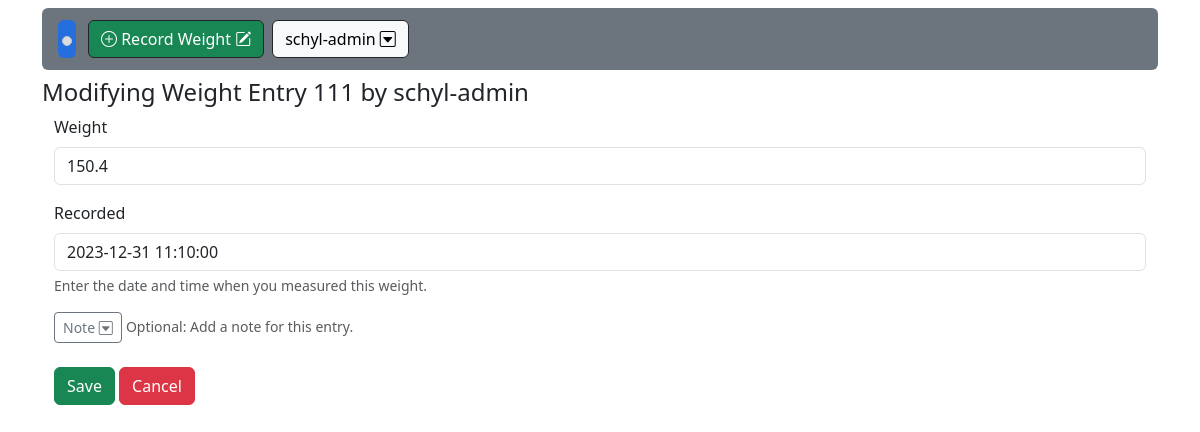
The app's page /111/edit (signed in) with its own data.
### accounts/models.py (models this page shows, shortened)
class CustomUser(AbstractUser):
    date_of_birth = models.DateField(
        null=True, blank=True, help_text="Enter your date of birth in MM/DD/YYYY format.")
    avatar = models.CharField(
        max_length=999, null=True, blank=True, help_text="Enter a url for your avatar image")
    def __str__(self):
        return self.username

### fitness/models.py (models this page shows)
class WeightEntry(models.Model):
    user = models.ForeignKey(
        settings.AUTH_USER_MODEL,
        on_delete=models.CASCADE,
        related_name="weight_entries"
    )
    weight = weight = models.DecimalField(
        blank=True, null=True, max_digits=4, decimal_places=1)
    recorded = models.DateTimeField(
        blank=True, null=True, help_text="Enter the date and time when you measured this weight.")
    note = models.TextField(
        blank=True, null=True, help_text="Optional: Add a note regarding this entry.")
    created = models.DateTimeField(auto_now_add=True)
    updated = models.DateTimeField(auto_now=True)
    def __str__(self):
        return "Entry {} by {}".format(self.pk, self.user)

### fitness/views.py (the view, shortened to what this page needs)
# urls.py: path("<int:pk>/edit", WeightEntryUpdateView.as_view(),
class WeightEntryUpdateView(LoginRequiredMixin, UserPassesTestMixin, UpdateView):
    model = WeightEntry
    template_name = "weight_entry_update.html"
    form_class = WeightEntryEditForm
    def test_func(self):
        obj = self.get_object()
        return obj.user == self.request.user

### fitness/forms.py
class WeightEntryEditForm(forms.ModelForm):
    class Meta:
        model = WeightEntry
        fields = ("weight", "recorded", "note")
        widgets = {
            'recorded': DateTimePickerInput(),
            'weight': forms.TextInput(attrs={'maxlength': "5", "onkeypress": "return isNumberKey(event)", "required": ""}),
            'note': forms.TextInput(attrs={'type': 'text'}),
        }
    def __init__(self, *args, **kwargs):
        super().__init__(*args, **kwargs)
        self.helper = FormHelper()
        self.layout = Layout(
            Fieldset('note', id="MYFORM_id",
                     css_class="form-control", title="noteForm")
        )

### templates/weight_entry_update.html (shortened to what this page needs)
{% extends 'base.html' %}
{% load crispy_forms_tags %}
{% block content %}
    <h4>Modifying Weight {{weightentry}}</h4>
    <div class="container">
        <form method="post">
            {{ form|crispy }}
            <input class="btn btn-success" type="submit" value="Save">
            <a href="{% url 'home' %}" id="cancel" name="cancel" class="btn btn-danger ml-2">Cancel</a>
        </form>
    </div>
{% endblock content %}

### templates/base.html (shortened to what this page needs)
{% load crispy_forms_tags %}
{% load static %}
<!DOCTYPE html>
<html lang="en">
<head>
    <link href="https://cdn.jsdelivr.net/npm/bootstrap@5.3.1/dist/css/bootstrap.min.css" rel="stylesheet">
    <link rel="stylesheet" href="https://cdn.jsdelivr.net/npm/bootstrap-icons@1.10.5/font/bootstrap-icons.css">
</head>
<body>
<div class="container">
    <nav class="navbar navbar-expand-lg my-2 bg-secondary rounded sticky-top">
        <div class="container-fluid">
          <a class="navbar-brand bg-primary opacity-75 m-1 p-1 rounded" href="{% url 'home' %}"><img class="img-thumbnail" style="height: 45px;" src="https://i.imgur.com/m91WSGf.png" alt=""></a>
          {% if user.is_authenticated %}
          <div class="d-grid gap-2 col mx-auto ">
              <div class="collapse navbar-collapse show " id="navbarTogglerDemo01">
                <div class="d-grid gap-2 d-lg-flex col mx-auto ms-2">
                  <button type="button" id="showModal" class="btn btn-success border border-dark " data-bs-toggle="modal" data-bs-target="#weightModalAdd">
                    <i class="bi bi-plus-circle"></i> Record Weight <i class="bi bi-pencil-square"></i>
                </button>
                  <div class="dropdown">
                      <div class="d-grid gap-2 d-lg-flex col mx-auto ">
                      <a class="btn btn btn-light border border-dark" href="#" role="button" data-bs-toggle="dropdown" aria-expanded="false">
                        {{ user.username }} <i class="bi bi-caret-down-square mb-1"></i>
                      </a>
                    </div>
                  </div>
                </div>
              </div>
          </div>
          {% else %}
          <div>
            <a href="{% url "login" %}" class="btn btn-primary border border-dark">Login</a>
          </div>
          {% block navtabs1 %}
                  {% endblock navtabs1 %}
          {% endif %}
        </div>
      </nav>
    {% block content %}
    {% endblock content %}
</div>
</body>
</html>

### records on screen
CustomUser: username "schyl-admin"
WeightEntry: id+user "Entry 111 by schyl-admin", weight "150.4", recorded "2023-12-31 11:10:00"
